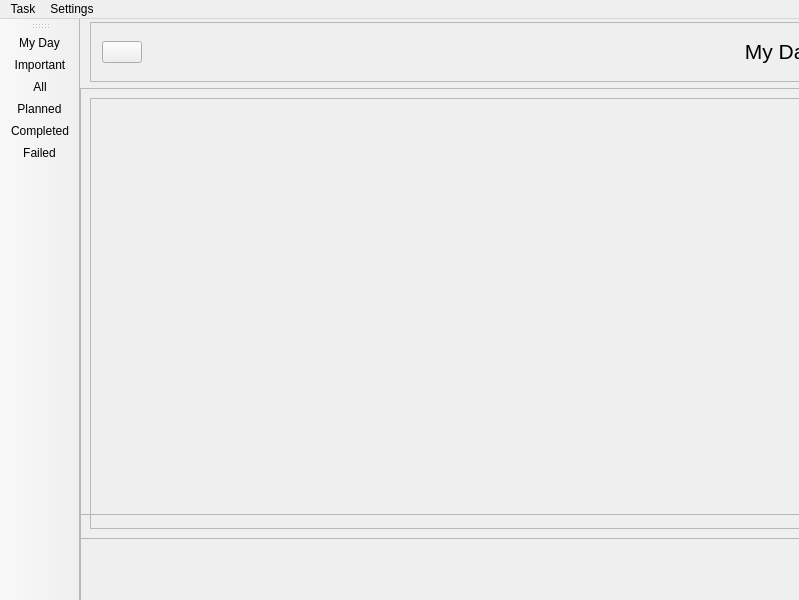
<?xml version="1.0" encoding="UTF-8"?>
<ui version="4.0">
 <class>ToDoListClass</class>
 <widget class="QMainWindow" name="ToDoListClass">
  <property name="geometry">
   <rect>
    <x>0</x>
    <y>0</y>
    <width>799</width>
    <height>600</height>
   </rect>
  </property>
  <property name="windowTitle">
   <string>ToDoList</string>
  </property>
  <property name="windowIcon">
   <iconset resource="ToDoList.qrc">
    <normaloff>:/ToDoList/Assets/program_icon.png</normaloff>:/ToDoList/Assets/program_icon.png</iconset>
  </property>
  <widget class="QWidget" name="centralWidget">
   <widget class="QFrame" name="titleFrame">
    <property name="geometry">
     <rect>
      <x>10</x>
      <y>3</y>
      <width>751</width>
      <height>60</height>
     </rect>
    </property>
    <property name="sizePolicy">
     <sizepolicy hsizetype="Preferred" vsizetype="Fixed">
      <horstretch>0</horstretch>
      <verstretch>0</verstretch>
     </sizepolicy>
    </property>
    <property name="frameShape">
     <enum>QFrame::StyledPanel</enum>
    </property>
    <property name="frameShadow">
     <enum>QFrame::Raised</enum>
    </property>
    <layout class="QHBoxLayout" name="horizontalLayout">
     <item>
      <widget class="QPushButton" name="refreshBtn">
       <property name="text">
        <string/>
       </property>
       <property name="icon">
        <iconset resource="ToDoList.qrc">
         <normaloff>:/ToDoList/Assets/refresh.png</normaloff>:/ToDoList/Assets/refresh.png</iconset>
       </property>
       <property name="iconSize">
        <size>
         <width>32</width>
         <height>32</height>
        </size>
       </property>
      </widget>
     </item>
     <item>
      <spacer name="horizontalSpacer">
       <property name="orientation">
        <enum>Qt::Horizontal</enum>
       </property>
       <property name="sizeHint" stdset="0">
        <size>
         <width>40</width>
         <height>20</height>
        </size>
       </property>
      </spacer>
     </item>
     <item>
      <widget class="QLabel" name="titleText">
       <property name="sizePolicy">
        <sizepolicy hsizetype="Expanding" vsizetype="Fixed">
         <horstretch>0</horstretch>
         <verstretch>0</verstretch>
        </sizepolicy>
       </property>
       <property name="font">
        <font>
         <pointsize>16</pointsize>
        </font>
       </property>
       <property name="text">
        <string>My Day</string>
       </property>
       <property name="scaledContents">
        <bool>true</bool>
       </property>
       <property name="alignment">
        <set>Qt::AlignRight|Qt::AlignTrailing|Qt::AlignVCenter</set>
       </property>
      </widget>
     </item>
     <item>
      <widget class="QLabel" name="titleImage">
       <property name="sizePolicy">
        <sizepolicy hsizetype="Fixed" vsizetype="Fixed">
         <horstretch>0</horstretch>
         <verstretch>0</verstretch>
        </sizepolicy>
       </property>
       <property name="maximumSize">
        <size>
         <width>40</width>
         <height>40</height>
        </size>
       </property>
       <property name="text">
        <string/>
       </property>
       <property name="pixmap">
        <pixmap resource="ToDoList.qrc">:/ToDoList/Assets/myday_icon.png</pixmap>
       </property>
       <property name="scaledContents">
        <bool>true</bool>
       </property>
      </widget>
     </item>
    </layout>
   </widget>
   <widget class="QFrame" name="listTasksFrame">
    <property name="geometry">
     <rect>
      <x>0</x>
      <y>69</y>
      <width>771</width>
      <height>451</height>
     </rect>
    </property>
    <property name="frameShape">
     <enum>QFrame::StyledPanel</enum>
    </property>
    <property name="frameShadow">
     <enum>QFrame::Raised</enum>
    </property>
    <widget class="QScrollArea" name="scrollArea">
     <property name="geometry">
      <rect>
       <x>10</x>
       <y>10</y>
       <width>741</width>
       <height>431</height>
      </rect>
     </property>
     <property name="widgetResizable">
      <bool>true</bool>
     </property>
     <widget class="QWidget" name="allNewTasksContents">
      <property name="geometry">
       <rect>
        <x>0</x>
        <y>0</y>
        <width>739</width>
        <height>429</height>
       </rect>
      </property>
      <layout class="QVBoxLayout" name="verticalLayout">
       <item>
        <spacer name="verticalSpacer">
         <property name="orientation">
          <enum>Qt::Vertical</enum>
         </property>
         <property name="sizeHint" stdset="0">
          <size>
           <width>20</width>
           <height>40</height>
          </size>
         </property>
        </spacer>
       </item>
      </layout>
     </widget>
    </widget>
   </widget>
   <widget class="QFrame" name="addNewTaskFrame">
    <property name="geometry">
     <rect>
      <x>0</x>
      <y>495</y>
      <width>761</width>
      <height>101</height>
     </rect>
    </property>
    <property name="frameShape">
     <enum>QFrame::StyledPanel</enum>
    </property>
    <property name="frameShadow">
     <enum>QFrame::Raised</enum>
    </property>
    <layout class="QHBoxLayout" name="horizontalLayout_2">
     <item>
      <spacer name="horizontalSpacer_2">
       <property name="orientation">
        <enum>Qt::Horizontal</enum>
       </property>
       <property name="sizeHint" stdset="0">
        <size>
         <width>40</width>
         <height>20</height>
        </size>
       </property>
      </spacer>
     </item>
     <item>
      <widget class="QPushButton" name="addTaskButton">
       <property name="font">
        <font>
         <pointsize>16</pointsize>
        </font>
       </property>
       <property name="styleSheet">
        <string notr="true">background-color: transparent; 
border: none;</string>
       </property>
       <property name="text">
        <string/>
       </property>
       <property name="icon">
        <iconset resource="ToDoList.qrc">
         <normaloff>:/ToDoList/Assets/add_icon.png</normaloff>:/ToDoList/Assets/add_icon.png</iconset>
       </property>
       <property name="iconSize">
        <size>
         <width>40</width>
         <height>40</height>
        </size>
       </property>
      </widget>
     </item>
     <item>
      <widget class="QPushButton" name="removeTaskButton">
       <property name="font">
        <font>
         <pointsize>16</pointsize>
        </font>
       </property>
       <property name="styleSheet">
        <string notr="true">background-color: transparent;
 border: none;</string>
       </property>
       <property name="text">
        <string/>
       </property>
       <property name="icon">
        <iconset resource="ToDoList.qrc">
         <normaloff>:/ToDoList/Assets/remove_icon.png</normaloff>:/ToDoList/Assets/remove_icon.png</iconset>
       </property>
       <property name="iconSize">
        <size>
         <width>40</width>
         <height>40</height>
        </size>
       </property>
      </widget>
     </item>
     <item>
      <spacer name="horizontalSpacer_3">
       <property name="orientation">
        <enum>Qt::Horizontal</enum>
       </property>
       <property name="sizeHint" stdset="0">
        <size>
         <width>40</width>
         <height>20</height>
        </size>
       </property>
      </spacer>
     </item>
    </layout>
   </widget>
  </widget>
  <widget class="QMenuBar" name="menuBar">
   <property name="geometry">
    <rect>
     <x>0</x>
     <y>0</y>
     <width>799</width>
     <height>22</height>
    </rect>
   </property>
   <widget class="QMenu" name="menuTask">
    <property name="title">
     <string>Task</string>
    </property>
    <addaction name="actionAdd"/>
    <addaction name="actionRemove"/>
   </widget>
   <widget class="QMenu" name="menuSettings">
    <property name="title">
     <string>Settings</string>
    </property>
    <widget class="QMenu" name="menuLanguage">
     <property name="title">
      <string>Language</string>
     </property>
     <addaction name="actionEnglish"/>
     <addaction name="actionUkrainian"/>
    </widget>
    <addaction name="menuLanguage"/>
    <addaction name="actionAboutProgram"/>
   </widget>
   <addaction name="menuTask"/>
   <addaction name="menuSettings"/>
  </widget>
  <widget class="QToolBar" name="toolBar">
   <property name="windowTitle">
    <string>toolBar</string>
   </property>
   <attribute name="toolBarArea">
    <enum>LeftToolBarArea</enum>
   </attribute>
   <attribute name="toolBarBreak">
    <bool>false</bool>
   </attribute>
   <addaction name="actionMyDay"/>
   <addaction name="actionImportant"/>
   <addaction name="actionAll"/>
   <addaction name="actionPlanned"/>
   <addaction name="actionCompleted"/>
   <addaction name="actionFailed"/>
  </widget>
  <action name="actionMyDay">
   <property name="icon">
    <iconset resource="ToDoList.qrc">
     <normaloff>:/ToDoList/Assets/myday_icon.png</normaloff>:/ToDoList/Assets/myday_icon.png</iconset>
   </property>
   <property name="text">
    <string>My Day</string>
   </property>
  </action>
  <action name="actionImportant">
   <property name="icon">
    <iconset resource="ToDoList.qrc">
     <normaloff>:/ToDoList/Assets/important_icon.png</normaloff>:/ToDoList/Assets/important_icon.png</iconset>
   </property>
   <property name="text">
    <string>Important</string>
   </property>
  </action>
  <action name="actionAll">
   <property name="icon">
    <iconset resource="ToDoList.qrc">
     <normaloff>:/ToDoList/Assets/all_icon.png</normaloff>:/ToDoList/Assets/all_icon.png</iconset>
   </property>
   <property name="text">
    <string>All</string>
   </property>
  </action>
  <action name="actionPlanned">
   <property name="icon">
    <iconset resource="ToDoList.qrc">
     <normaloff>:/ToDoList/Assets/planned_icon.png</normaloff>:/ToDoList/Assets/planned_icon.png</iconset>
   </property>
   <property name="text">
    <string>Planned</string>
   </property>
  </action>
  <action name="actionCompleted">
   <property name="icon">
    <iconset resource="ToDoList.qrc">
     <normaloff>:/ToDoList/Assets/done_icon.png</normaloff>:/ToDoList/Assets/done_icon.png</iconset>
   </property>
   <property name="text">
    <string>Completed</string>
   </property>
  </action>
  <action name="actionFailed">
   <property name="icon">
    <iconset resource="ToDoList.qrc">
     <normaloff>:/ToDoList/Assets/failed_icon.png</normaloff>:/ToDoList/Assets/failed_icon.png</iconset>
   </property>
   <property name="text">
    <string>Failed</string>
   </property>
  </action>
  <action name="actionAdd">
   <property name="text">
    <string>Add</string>
   </property>
  </action>
  <action name="actionEdit">
   <property name="text">
    <string>Edit</string>
   </property>
  </action>
  <action name="actionRemove">
   <property name="text">
    <string>Remove</string>
   </property>
  </action>
  <action name="actionAboutProgram">
   <property name="text">
    <string>About Program</string>
   </property>
  </action>
  <action name="actionEnglish">
   <property name="text">
    <string>English</string>
   </property>
  </action>
  <action name="actionUkrainian">
   <property name="text">
    <string>Ukrainian</string>
   </property>
  </action>
 </widget>
 <layoutdefault spacing="6" margin="11"/>
 <resources>
  <include location="ToDoList.qrc"/>
 </resources>
 <connections/>
</ui>
